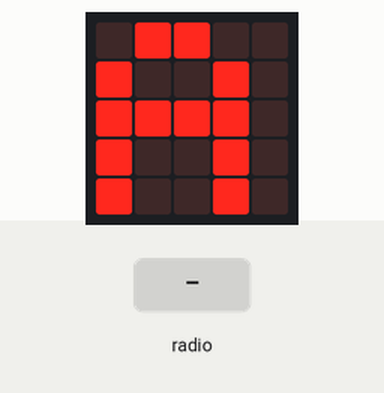
This program was run on a simulated BBC micro:bit running MicroPython. Shown: the board's 5×5 LED display. The inputs (shaded band) are chosen by the test bench. Random numbers come from a fixed seed; no radio messages arrive unless stated (any console line starting 'radio sent:' is added by the test bench); what the program prints to the serial console is not drawn.

Above: at 1.2 s.
1.3 s: radio message "complete" arrives
At 1.7 s:
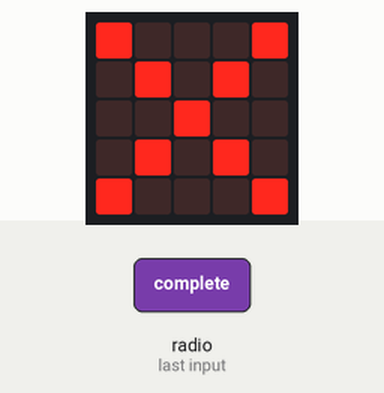
Timing chart, 0 to 4.3 s (numbered marks = the images above; inputs shaded):
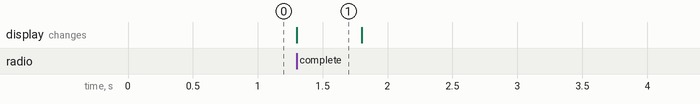

The program:

announcer.py
```python
from microbit import *
import radio
import random

secret = "".join([random.choice("AB") for i in range(10)])

radio.on()

radio.send(secret)

for letter in secret:
    while True:
        display.show(letter)
        incoming = radio.receive()
        if incoming is None:
            continue
        elif incoming == letter:
            display.show(Image.YES)
            sleep(500)
            break
        else:
            display.show(Image.NO)
            sleep(500)

radio.send("complete")
display.show(Image.HEART)
```

Measured:
- after the input at 1.3 s, the display: changes at once (image 1)
- what the display in image 1 shows lasts 0.5 s, from 1.3 s to 1.8 s
